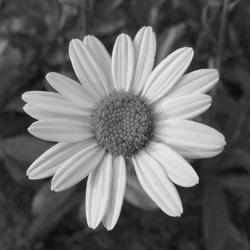
#> input picture ip_hw1/t2_q2/gs.jpg, 250 x 250 px
$ python t2_q2.py
#> lines starting #> are read from the running program, lines starting #| are printed output that depends on the picture
import cv2 as cv
import numpy
import os


class ImageIntensityTransformer:

    def __init__(self):
        self.dark_top_edge = 5
        self.dark_down_edge = 150
        self.gray_left_edge = 30
        self.gray_top_edge = 170
        self.gray_right_edge = 210
        self.bright_down_edge = 200
        self.bright_top_edge = 220

        self.DARK_CONST = 0
        self.GRAY_CONST = 127
        self.BRIGHT_CONST = 255

        self.src_image = None

    def main(self):
        dir = os.path.dirname(__file__)
        self.src_image = cv.imread(dir+'/gs.jpg', 0)
#> self.src_image is the input picture: shape (250, 250); min 1, max 244, mean 102.8
        cv.imshow("image", self.src_image)
        cv.namedWindow("image", 0)
        cv.createTrackbar("dark_top", "image", 5, 255, self.update_dark_top_edge)
        cv.createTrackbar("dark_down", "image", 150, 255, self.update_dark_down_edge)
        cv.createTrackbar("gray_left", "image", 120, 255, self.update_gray_left_edge)
        cv.createTrackbar("gray_top", "image", 170, 255, self.update_gray_top_edge)
        cv.createTrackbar("gray_right", "image", 210, 255, self.update_gray_left_edge)
        cv.createTrackbar("bright_down", "image", 200, 255, self.update_bright_down_edge)
        cv.createTrackbar("bright_top", "image", 220, 255, self.update_bright_top_edge)
        self.update_image()

        cv.waitKey(0)
        cv.destroyAllWindows()

    def convert_to_grayscale(self, image):
        converted_image = numpy.zeros(shape=(len(image), len(image[0]), 3)).astype(int)
        for i in range(0, len(image)):
            for j in range(0, len(image[i])):
                converted_image[i][j] = numpy.empty_like([int(image[i][j][0]), int(image[i][j][0]), int(image[i][j][0])])
        return converted_image


    def get_gray(self, image_cell):
        if type(image_cell) == 'list':
            return image_cell[0]
        else:
            return image_cell


    def set_cell(self, image_cell, value):
        if type(image_cell) == 'list':
            return [value, value, value]
        else:
            return value


    def update_dark_top_edge(self, val):
        print('dark top')
        dark_top_edge = val
        self.update_image()


    def update_dark_down_edge(self, val):
        print('dark down')
        dark_down_edge = val
        self.update_image()


    def update_gray_left_edge(self, val):
        print('gray left')
        gray_left_edge = val
        self.update_image()


    def update_gray_top_edge(self, val):
        print('gray top')
        gray_top_edge = val
        self.update_image()


    def update_gray_right_edge(self, val):
        print('gray right')
        gray_right_edge = val
        self.update_image()


    def update_bright_top_edge(self, val):
        print('bright down')
        bright_top_edge = val
        self.update_image()


    def update_bright_down_edge(self, val):
        print('bright top')
        bright_down_edge = val
        self.update_image()


    def update_image(self):
        for i in range(0, len(self.src_image)):
            for j in range(0, len(self.src_image[0])):
                gray = self.update_contrast(self.src_image[i][j])
                self.src_image[i][j] = gray
#> this loop made 250 passes
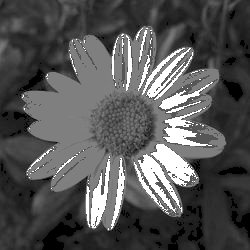
#> self.src_image: shape (250, 250); min 0, max 255, mean 85.1
        cv.imshow('image', self.src_image)


    def update_contrast(self, gray):
        dark_value = 0
        if gray <= self.dark_top_edge:
            dark_value = 1
        elif gray > self.dark_top_edge and gray <= self.dark_down_edge:
            dark_value = self.get_value(self.dark_top_edge, self.dark_down_edge, 1, 0, gray)
        gray_value = 0
        if gray >= self.gray_left_edge and gray <= self.gray_top_edge:
            gray_value = self.get_value(self.gray_left_edge, self.gray_top_edge, 0, 1, gray)
        elif gray >= self.gray_top_edge and gray <= self.gray_right_edge:
            gray_value = self.get_value(self.gray_top_edge, self.gray_right_edge, 1, 0, gray)
        bright_value = 0
        if gray >= self.bright_down_edge and gray <= self.bright_top_edge:
            bright_value = self.get_value(self.bright_down_edge, self.bright_top_edge, 0, 1, gray)
        elif gray >= self.bright_top_edge:
            bright_value = 1
        value = (self.DARK_CONST * dark_value + self.GRAY_CONST * gray_value + self.BRIGHT_CONST * bright_value) / (
            dark_value + gray_value + bright_value)
        return round(value)


    # calculate value of line starting from point1 to point2 at index "index"
    def get_value(self, point1, point2, value1, value2, index):
        a = (value2 - value1) / (point2 - point1)
        b = value1
        y = a * index + b
        return y


if __name__ == '__main__':
    transformer = ImageIntensityTransformer()
    transformer.main()
#> after the loop in update_image (call 2), `for i in range(0, len(self.src_image)):`:
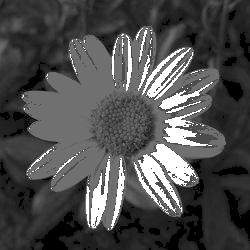
#> self.src_image: shape (250, 250); min 0, max 255, mean 77.3
#> after the loop in update_image (call 3), `for i in range(0, len(self.src_image)):`:
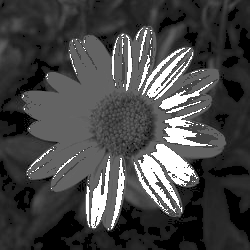
#> self.src_image: shape (250, 250); min 0, max 255, mean 70
#> after the loop in update_image (call 4), `for i in range(0, len(self.src_image)):`:
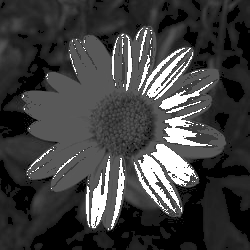
#> self.src_image: shape (250, 250); min 0, max 255, mean 63.4
